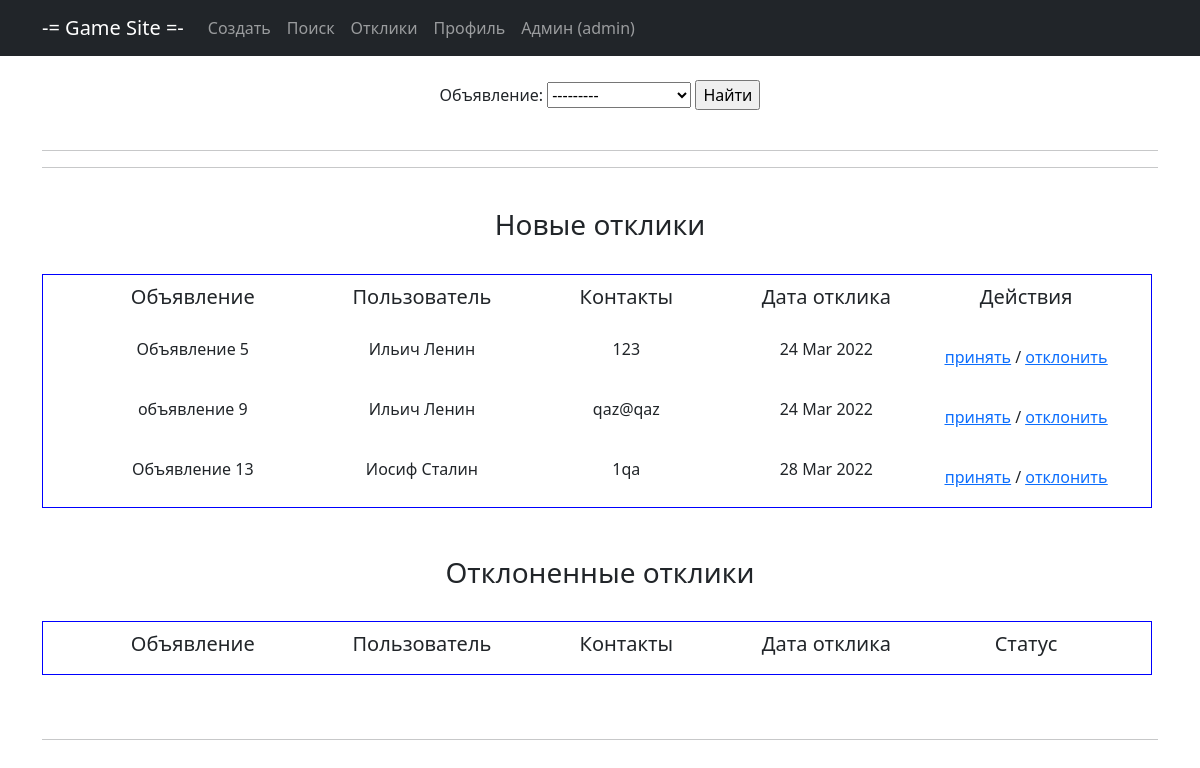
Page /response/ (signed in) on the earlier database version.
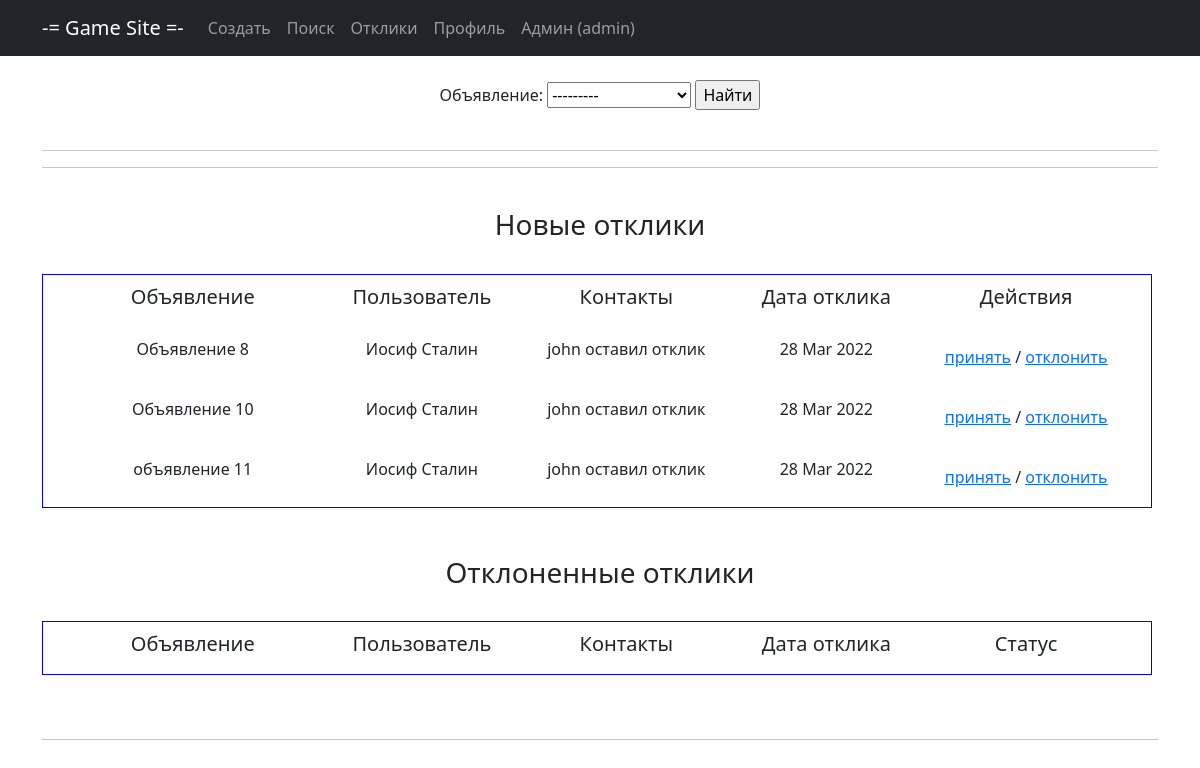
Same page on the later database version.
### main/models.py (models this page shows, shortened)
class Response(models.Model):
    note = models.ForeignKey(Note, on_delete=models.CASCADE, verbose_name='Объявление')
    user_response = models.ForeignKey(User, on_delete=models.CASCADE, verbose_name='id_автора_отклика')
    content = models.TextField(verbose_name='Контент отклика')
    datetime = models.DateTimeField(auto_now_add=True, verbose_name='Дата отклика')
    status = models.BooleanField(default=False, verbose_name='Статус отклика')

class Note(models.Model):
    title = models.CharField(max_length=128, verbose_name='Название')
    content = RichTextUploadingField(verbose_name='Контент')
    datetime = models.DateTimeField(auto_now_add=True, verbose_name='Дата создания')
    user = models.ForeignKey(User, blank=True, null=True, on_delete=models.CASCADE, verbose_name='Пользователь')
    category = models.ForeignKey(Category, on_delete=models.CASCADE, verbose_name='Категория')
    def __str__(self):
        return f'{self.title}'

### main/views.py (the view)
# urls.py: path('response/', ResponseList.as_view(), name='response'),
class ResponseList(ListView):
    template_name = 'user_response.html'
    context_object_name = 'responses'
    ordering = ['-datetime']
    paginate_by = 5
    def get_queryset(self, **kwargs):
        user_id = self.request.user.id
        return Response.objects.filter(note__user=user_id).filter(status=False)
    def get_context_data(self, **kwargs):
        context = super().get_context_data(**kwargs)
        user_id = self.request.user.id
        context['filter'] = ResponseFilter(self.request.GET, queryset=self.get_queryset())
        context['del_response'] = Response.objects.filter(note__user=user_id).filter(status=True)
        return context

### templates/user_response.html (shortened to what this page needs)
{% extends 'static/default.html' %}
{% block content %}
<br>
<form method="GET">
    {{ filter.form }}
    <input type="submit" value="Найти">
</form><br>
<hr>
<hr>
<br><h3>Новые отклики</h3><br>
<table cellspacing="5" cellpadding="10" border="1"
       style=" border-spacing : 10px; border-color : blue; border-style: solid;" bgcolor="FFFFFF">
    <tr>
        <td width="300">
            <h5>Объявление</h5>
        </td>
        <td width="100">
            <h5>Пользователь</h5>
        </td>
        <td width="250">
            <h5>Контакты</h5>
        </td>
        <td width="150">
            <h5>Дата отклика</h5>
        </td>
        <td width="250">
            <h5>Действия</h5>
        </td>
    </tr>
    {% for response in filter.qs %}
    <tr>
        <td>
            <p align="center">{{ response.note }}</p>
        </td>
        <td>
            <p align="center">{{ response.user_response.first_name }} {{ response.user_response.last_name }}</p>
        </td>
        <td>
            <p align="center">{{ response.content }}</p>
        </td>
        <td>
            <p align="center">{{ response.datetime | date:"d M Y" }}</p>
        </td>
        <td>
            <a href="{% url 'accept' response.id %}"><u>принять</u></a>
            /
            <a href="{% url 'remove' response.id %}"><u>отклонить</u></a>
        </td>
    </tr>
    {% endfor %}
</table><br>
<br><h3>Отклоненные отклики</h3><br>
<table cellspacing="5" cellpadding="10" border="1"
       style=" border-spacing : 10px; border-color : blue; border-style: solid;" bgcolor="FFFFFF">
    <tr>
        <td width="300">
            <h5>Объявление</h5>
        </td>
        <td width="100">
            <h5>Пользователь</h5>
        </td>
        <td width="250">
            <h5>Контакты</h5>
        </td>
        <td width="150">
            <h5>Дата отклика</h5>
        </td>
        <td width="250">
            <h5>Статус</h5>
        </td>
    </tr>
</table><br>
<br>
<hr>
{% endblock content %}

### templates/static/default.html (shortened to what this page needs)
<!DOCTYPE html>
<html lang="en">
{% load static %}
<head>
    <link href="{% static 'styles.css' %}" rel="stylesheet"/>
</head>
<body>
<nav class="navbar navbar-expand-lg navbar-dark bg-dark static-top">
    <div class="container">
        <a class="navbar-brand" href="{% url 'main' %}">-= Game Site =-</a>
        <div class="collapse navbar-collapse" id="navbarResponsive">
            <ul class="navbar-nav ml-auto">
                <li class="nav-item">
                    <a class="nav-link" href="{% url 'create' %}">Создать</a>
                </li>
                <li class="nav-item">
                    <a class="nav-link" href="{% url 'search' %}">Поиск</a>
                </li>
                <li class="nav-item">
                    <a class="nav-link" href="{% url 'response' %}">Отклики</a>
                </li>
                <li class="nav-item">
                    <a class="nav-link" href="{% url 'profile' %}">Профиль</a>
                </li>
                <li class="nav-item">
                    <a class="nav-link" href="http://127.0.0.1:8000/admin">Админ ({{request.user.username}})</a>
                </li>
            </ul>
        </div>
    </div>
</nav>
<div class="container">
    <div class="row">
        <div class="col-lg-12 text-center">
            {% block content %} {{ flatpage.content }} {% endblock content %}
        </div>
    </div>
</div>
</body>
</html>

Differences in the rows shown:
removed Response: note "Объявление 5", user_response.first_name "Ильич", user_response.last_name "Ленин", content "123", datetime "24 Mar 2022"
removed Response: note "объявление 9", user_response.first_name "Ильич", user_response.last_name "Ленин", content "qaz@qaz", datetime "24 Mar 2022"
removed Response: note "Объявление 13", user_response.first_name "Иосиф", user_response.last_name "Сталин", content "1qa", datetime "28 Mar 2022"
added Response: note "Объявление 8", user_response.first_name "Иосиф", user_response.last_name "Сталин", content "john оставил отклик", datetime "28 Mar 2022"
added Response: note "Объявление 10", user_response.first_name "Иосиф", user_response.last_name "Сталин", content "john оставил отклик", datetime "28 Mar 2022"
added Response: note "объявление 11", user_response.first_name "Иосиф", user_response.last_name "Сталин", content "john оставил отклик", datetime "28 Mar 2022"
